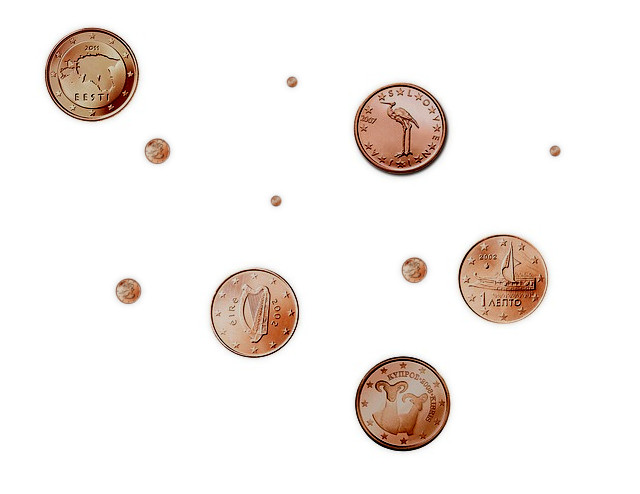
%> input picture exercise1/coins.jpg, 640 x 494 px
$ octave conn_components.m   (GNU Octave 9; MATLAB toolbox functions it lacks are replaced by stand-ins)
%> lines starting %> are read from the running program, lines starting %| are printed output that depends on the picture; in (x1, y1, x2, y2) boxes, pixels count from 0 and x2, y2 are one past the last pixel; in counts of white or black regions, pixels touching at a corner belong together; the program's own positions count from 1
### exercise1/myhist.m
function [H, bins] = myhist(I, nbins)
I = reshape(I,1,numel(I)); % reshape to 1D
H = zeros(1, nbins); % init the output
max_val_in = 255; % max & min values of the input image
min_val_in = 0;
max_val_out = nbins; % max & min values of the H cell index
min_val_out = 1;

% Compute bin numbers for all pixels
f = (max_val_out - min_val_out)/(max_val_in - min_val_in); % scaling factor
idx = floor(double(I) * f) + min_val_out; % scale down the original image so that the pixels values correlate to their bin numbers
idx(idx > nbins) = nbins; % set the ones that are too high to the highest bin index

for i = 1:length(I) % iterate through image and increment the bins that correspond to pixel values
    H(idx(i)) = H(idx(i)) + 1;
end

% Normalize the histogram
H = H / sum(H);
bins = ((1:nbins) - min_val_out) ./ f;

### exercise1/otsu.m
function threshold = otsu(I)
    nbins = 256;
    counts = myhist(I,nbins);
    p = counts / sum(counts); %normalize
    sigma = zeros(nbins,1);
    for t = 1 : nbins
        qlow = sum(p(1:t));
        qhigh = sum(p(t+1:end));
        miu_L = sum(p(1:t) .* (1:t)) / qlow;
        miu_H = sum(p(t+1:end) .* (t+1:nbins)) ./ qhigh;
        sigma(t) = qlow * qhigh * (miu_L - miu_H)^2;
    end
    [~,threshold] = max(sigma(:));
end

### exercise1/conn_components.m
close all;

I = imread('coins.jpg'); % synth mask
%> I is the input picture: size 494x640x3 uint8; mean R, G, B 245.2, 240, 237

% Create the mask
I_gray = rgb2gray(I);
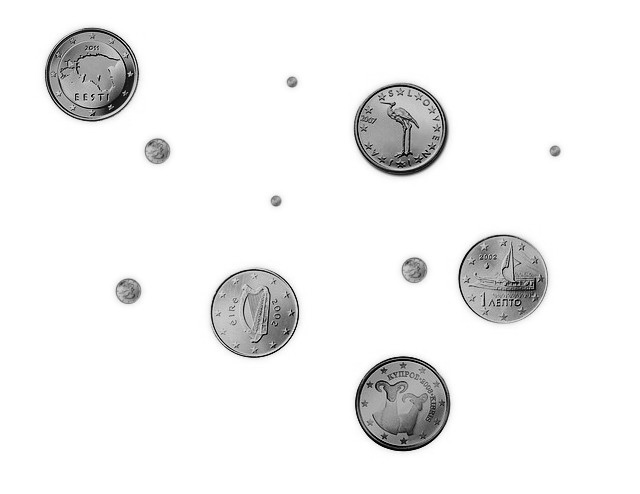
%> I_gray: size 494x640 uint8; min 0, max 255, mean 241.2
thresh = otsu(I_gray);
%> after the loop in myhist, `for i = 1:length(I)`: H = 256 values, max 263427 at index 256, min 13 at index 1, mean 1235
%> in myhist, `H = H / sum(H);`: H = 256 values, max 0.833 at index 256, min 4.11e-05 at index 1, mean 0.00391
%> in otsu, `counts = myhist(I,nbins);`: counts has the same summary as H in myhist
%> in otsu, `p = counts / sum(counts);`: p has the same summary as H in myhist
%> the loop in otsu, `for t = 1 : nbins` made 256 passes
%> (qlow, qhigh, miu_L, miu_H) on passes 1 to 3: (4.11e-05, 1, 1, 242.2), (0.000253, 1, 1.84, 242.3), (0.000468, 1, 2.37, 242.3)
%> in otsu, `[~,threshold] = max(sigma(:));`: threshold = 193
%> thresh = 193
I_thresh = I_gray < thresh;
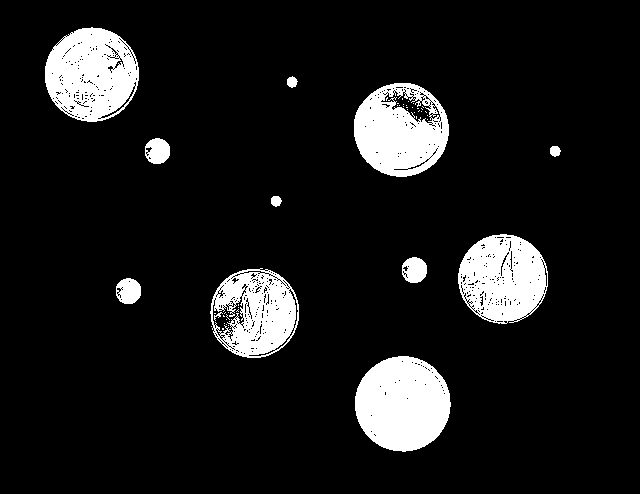
%> I_thresh: size 494x640 logical; 10.3% white; 50 white regions (38 under 20 px), largest, box (x1, y1, x2, y2) and area: (355, 356, 451, 452) 7127, (45, 27, 139, 122) 6500, (354, 83, 449, 177) 6135
SE = ones(20);

% Closing
%> (the run ends here)

$ run again, with exercise1/candy.jpg copied over exercise1/coins.jpg
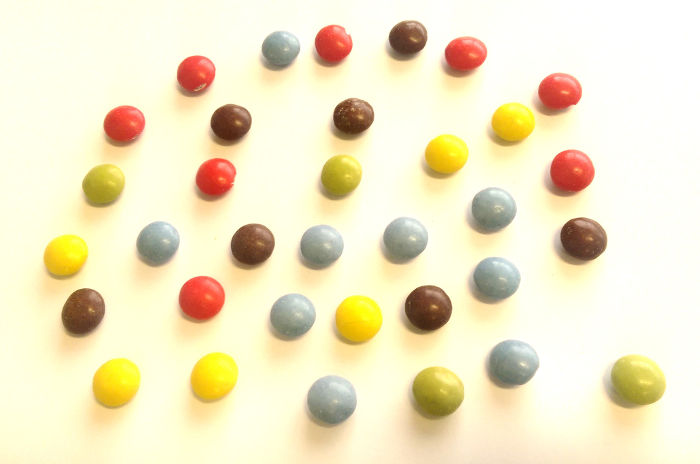
%> input picture exercise1/candy.jpg, 700 x 464 px
%> I is the input picture: size 464x700x3 uint8; mean R, G, B 242.4, 232.7, 199.4
%> `I_gray = rgb2gray(I);`:
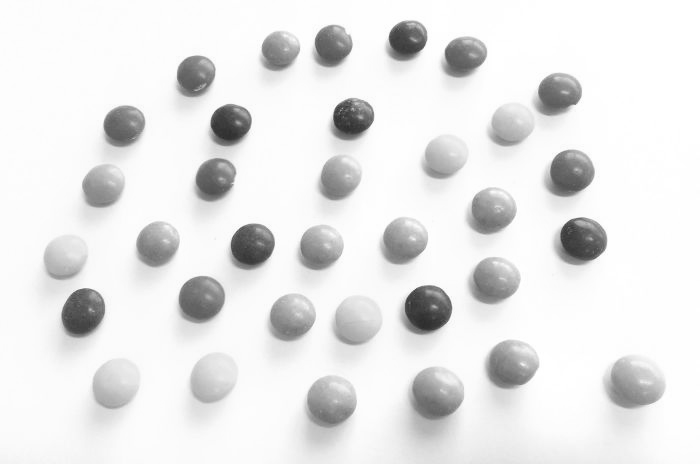
%> I_gray: size 464x700 uint8; min 40, max 255, mean 231.9
%> after the loop in myhist, `for i = 1:length(I)`: H = 256 values, max 40343 at index 254, min 0 at index 1, mean 1268.8
%> in myhist, `H = H / sum(H);`: H = 256 values, max 0.124 at index 254, min 0 at index 1, mean 0.00391
%> counts has the same summary as H in myhist
%> p has the same summary as H in myhist
%> the loop in otsu, `for t = 1 : nbins` made 256 passes
%> (qlow, qhigh, miu_L, miu_H) on passes 1 to 3: (0, 1, NaN, 232.9), (0, 1, NaN, 232.9), (0, 1, NaN, 232.9)
%> threshold = 191
%> `I_thresh = I_gray < thresh;`:
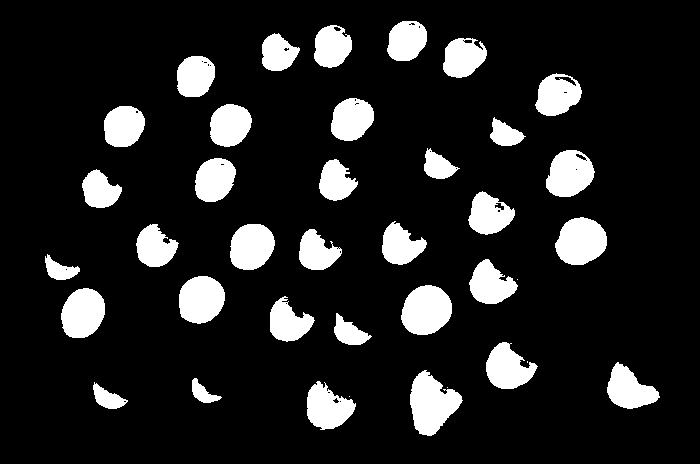
%> I_thresh: size 464x700 logical; 13.3% white; 38 white regions (4 under 20 px), largest, box (x1, y1, x2, y2) and area: (410, 370, 463, 436) 2138, (401, 285, 452, 335) 1964, (555, 217, 607, 265) 1890
